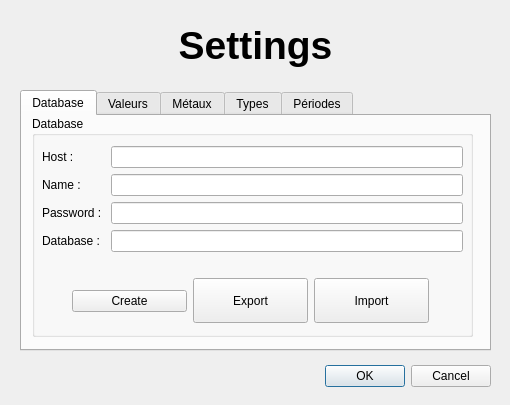
<?xml version="1.0" encoding="UTF-8"?>
<ui version="4.0">
 <class>Dialog_Settings</class>
 <widget class="QDialog" name="Dialog_Settings">
  <property name="geometry">
   <rect>
    <x>0</x>
    <y>0</y>
    <width>510</width>
    <height>405</height>
   </rect>
  </property>
  <property name="sizePolicy">
   <sizepolicy hsizetype="Preferred" vsizetype="Preferred">
    <horstretch>0</horstretch>
    <verstretch>0</verstretch>
   </sizepolicy>
  </property>
  <property name="minimumSize">
   <size>
    <width>510</width>
    <height>405</height>
   </size>
  </property>
  <property name="maximumSize">
   <size>
    <width>510</width>
    <height>405</height>
   </size>
  </property>
  <property name="windowTitle">
   <string>Settings</string>
  </property>
  <widget class="QDialogButtonBox" name="buttonBox">
   <property name="geometry">
    <rect>
     <x>320</x>
     <y>360</y>
     <width>171</width>
     <height>32</height>
    </rect>
   </property>
   <property name="orientation">
    <enum>Qt::Horizontal</enum>
   </property>
   <property name="standardButtons">
    <set>QDialogButtonBox::Cancel|QDialogButtonBox::Ok</set>
   </property>
  </widget>
  <widget class="QTabWidget" name="tabWidget">
   <property name="geometry">
    <rect>
     <x>20</x>
     <y>90</y>
     <width>471</width>
     <height>261</height>
    </rect>
   </property>
   <property name="currentIndex">
    <number>0</number>
   </property>
   <widget class="QWidget" name="tab_5">
    <attribute name="title">
     <string>Database</string>
    </attribute>
    <widget class="QGroupBox" name="groupBox">
     <property name="geometry">
      <rect>
       <x>10</x>
       <y>0</y>
       <width>441</width>
       <height>221</height>
      </rect>
     </property>
     <property name="title">
      <string>Database</string>
     </property>
     <widget class="QWidget" name="formLayoutWidget_2">
      <property name="geometry">
       <rect>
        <x>10</x>
        <y>30</y>
        <width>421</width>
        <height>131</height>
       </rect>
      </property>
      <layout class="QFormLayout" name="formLayout_2">
       <property name="fieldGrowthPolicy">
        <enum>QFormLayout::ExpandingFieldsGrow</enum>
       </property>
       <item row="0" column="0">
        <widget class="QLabel" name="label_7">
         <property name="text">
          <string>Host : </string>
         </property>
        </widget>
       </item>
       <item row="0" column="1">
        <widget class="QLineEdit" name="lineEditHost"/>
       </item>
       <item row="1" column="0">
        <widget class="QLabel" name="label_8">
         <property name="text">
          <string>Name : </string>
         </property>
        </widget>
       </item>
       <item row="1" column="1">
        <widget class="QLineEdit" name="lineEditName"/>
       </item>
       <item row="2" column="0">
        <widget class="QLabel" name="label_9">
         <property name="text">
          <string>Password : </string>
         </property>
        </widget>
       </item>
       <item row="2" column="1">
        <widget class="QLineEdit" name="lineEditPassword">
         <property name="echoMode">
          <enum>QLineEdit::Password</enum>
         </property>
        </widget>
       </item>
       <item row="3" column="0">
        <widget class="QLabel" name="label_10">
         <property name="text">
          <string>Database : </string>
         </property>
        </widget>
       </item>
       <item row="3" column="1">
        <widget class="QLineEdit" name="lineEditDatabase"/>
       </item>
      </layout>
     </widget>
     <widget class="QWidget" name="layoutWidget">
      <property name="geometry">
       <rect>
        <x>40</x>
        <y>160</y>
        <width>357</width>
        <height>50</height>
       </rect>
      </property>
      <layout class="QHBoxLayout" name="horizontalLayout_2">
       <item>
        <widget class="QPushButton" name="pushButtonCreate">
         <property name="text">
          <string>Create</string>
         </property>
         <property name="icon">
          <iconset resource="resources.qrc">
           <normaloff>:/resources/img/resources/img/Update.png</normaloff>:/resources/img/resources/img/Update.png</iconset>
         </property>
         <property name="iconSize">
          <size>
           <width>30</width>
           <height>30</height>
          </size>
         </property>
        </widget>
       </item>
       <item>
        <widget class="QPushButton" name="pushButtonExport">
         <property name="minimumSize">
          <size>
           <width>0</width>
           <height>45</height>
          </size>
         </property>
         <property name="text">
          <string>Export</string>
         </property>
         <property name="icon">
          <iconset resource="resources.qrc">
           <normaloff>:/resources/img/resources/img/Export.png</normaloff>:/resources/img/resources/img/Export.png</iconset>
         </property>
         <property name="iconSize">
          <size>
           <width>30</width>
           <height>30</height>
          </size>
         </property>
        </widget>
       </item>
       <item>
        <widget class="QPushButton" name="pushButtonExport_2">
         <property name="minimumSize">
          <size>
           <width>0</width>
           <height>45</height>
          </size>
         </property>
         <property name="text">
          <string>Import</string>
         </property>
         <property name="icon">
          <iconset resource="resources.qrc">
           <normaloff>:/resources/img/resources/img/Import.png</normaloff>:/resources/img/resources/img/Import.png</iconset>
         </property>
         <property name="iconSize">
          <size>
           <width>30</width>
           <height>30</height>
          </size>
         </property>
        </widget>
       </item>
      </layout>
     </widget>
    </widget>
   </widget>
   <widget class="QWidget" name="tab_6">
    <attribute name="title">
     <string>Valeurs</string>
    </attribute>
    <widget class="QTableWidget" name="tableWidgetViewValeur">
     <property name="geometry">
      <rect>
       <x>100</x>
       <y>10</y>
       <width>351</width>
       <height>211</height>
      </rect>
     </property>
     <property name="horizontalScrollBarPolicy">
      <enum>Qt::ScrollBarAlwaysOff</enum>
     </property>
     <property name="editTriggers">
      <set>QAbstractItemView::NoEditTriggers</set>
     </property>
     <property name="showDropIndicator" stdset="0">
      <bool>false</bool>
     </property>
     <property name="dragDropOverwriteMode">
      <bool>false</bool>
     </property>
     <property name="selectionMode">
      <enum>QAbstractItemView::ExtendedSelection</enum>
     </property>
     <property name="selectionBehavior">
      <enum>QAbstractItemView::SelectRows</enum>
     </property>
     <property name="sortingEnabled">
      <bool>false</bool>
     </property>
     <property name="wordWrap">
      <bool>false</bool>
     </property>
     <property name="cornerButtonEnabled">
      <bool>false</bool>
     </property>
     <attribute name="horizontalHeaderDefaultSectionSize">
      <number>330</number>
     </attribute>
     <attribute name="horizontalHeaderHighlightSections">
      <bool>false</bool>
     </attribute>
     <attribute name="verticalHeaderVisible">
      <bool>false</bool>
     </attribute>
     <attribute name="verticalHeaderDefaultSectionSize">
      <number>30</number>
     </attribute>
     <column>
      <property name="text">
       <string>id</string>
      </property>
     </column>
     <column>
      <property name="text">
       <string>Name</string>
      </property>
     </column>
    </widget>
    <widget class="QPushButton" name="pushButtonNewValeur">
     <property name="geometry">
      <rect>
       <x>20</x>
       <y>40</y>
       <width>61</width>
       <height>51</height>
      </rect>
     </property>
     <property name="text">
      <string/>
     </property>
     <property name="icon">
      <iconset resource="resources.qrc">
       <normaloff>:/resources/img/resources/img/New.png</normaloff>:/resources/img/resources/img/New.png</iconset>
     </property>
     <property name="iconSize">
      <size>
       <width>32</width>
       <height>32</height>
      </size>
     </property>
     <property name="autoDefault">
      <bool>false</bool>
     </property>
     <property name="default">
      <bool>false</bool>
     </property>
     <property name="flat">
      <bool>false</bool>
     </property>
    </widget>
    <widget class="QPushButton" name="pushButtonDeleteValeur">
     <property name="geometry">
      <rect>
       <x>20</x>
       <y>140</y>
       <width>61</width>
       <height>51</height>
      </rect>
     </property>
     <property name="text">
      <string/>
     </property>
     <property name="icon">
      <iconset resource="resources.qrc">
       <normaloff>:/resources/img/resources/img/Delete.png</normaloff>:/resources/img/resources/img/Delete.png</iconset>
     </property>
     <property name="iconSize">
      <size>
       <width>32</width>
       <height>32</height>
      </size>
     </property>
     <property name="autoDefault">
      <bool>false</bool>
     </property>
     <property name="default">
      <bool>false</bool>
     </property>
     <property name="flat">
      <bool>false</bool>
     </property>
    </widget>
    <widget class="QPushButton" name="pushButtonUpdateValeur">
     <property name="geometry">
      <rect>
       <x>20</x>
       <y>90</y>
       <width>61</width>
       <height>51</height>
      </rect>
     </property>
     <property name="text">
      <string/>
     </property>
     <property name="icon">
      <iconset resource="resources.qrc">
       <normaloff>:/resources/img/resources/img/Update.png</normaloff>:/resources/img/resources/img/Update.png</iconset>
     </property>
     <property name="iconSize">
      <size>
       <width>32</width>
       <height>32</height>
      </size>
     </property>
     <property name="autoDefault">
      <bool>false</bool>
     </property>
     <property name="default">
      <bool>false</bool>
     </property>
     <property name="flat">
      <bool>false</bool>
     </property>
    </widget>
   </widget>
   <widget class="QWidget" name="tab_3">
    <attribute name="title">
     <string>Métaux</string>
    </attribute>
    <widget class="QPushButton" name="pushButtonUpdateMetal">
     <property name="geometry">
      <rect>
       <x>20</x>
       <y>90</y>
       <width>61</width>
       <height>51</height>
      </rect>
     </property>
     <property name="text">
      <string/>
     </property>
     <property name="icon">
      <iconset resource="resources.qrc">
       <normaloff>:/resources/img/resources/img/Update.png</normaloff>:/resources/img/resources/img/Update.png</iconset>
     </property>
     <property name="iconSize">
      <size>
       <width>32</width>
       <height>32</height>
      </size>
     </property>
     <property name="autoDefault">
      <bool>false</bool>
     </property>
     <property name="default">
      <bool>false</bool>
     </property>
     <property name="flat">
      <bool>false</bool>
     </property>
    </widget>
    <widget class="QPushButton" name="pushButtonNewMetal">
     <property name="geometry">
      <rect>
       <x>20</x>
       <y>40</y>
       <width>61</width>
       <height>51</height>
      </rect>
     </property>
     <property name="text">
      <string/>
     </property>
     <property name="icon">
      <iconset resource="resources.qrc">
       <normaloff>:/resources/img/resources/img/New.png</normaloff>:/resources/img/resources/img/New.png</iconset>
     </property>
     <property name="iconSize">
      <size>
       <width>32</width>
       <height>32</height>
      </size>
     </property>
     <property name="autoDefault">
      <bool>false</bool>
     </property>
     <property name="default">
      <bool>false</bool>
     </property>
     <property name="flat">
      <bool>false</bool>
     </property>
    </widget>
    <widget class="QTableWidget" name="tableWidgetViewMetal">
     <property name="geometry">
      <rect>
       <x>100</x>
       <y>10</y>
       <width>351</width>
       <height>211</height>
      </rect>
     </property>
     <property name="horizontalScrollBarPolicy">
      <enum>Qt::ScrollBarAlwaysOff</enum>
     </property>
     <property name="editTriggers">
      <set>QAbstractItemView::NoEditTriggers</set>
     </property>
     <property name="showDropIndicator" stdset="0">
      <bool>false</bool>
     </property>
     <property name="dragDropOverwriteMode">
      <bool>false</bool>
     </property>
     <property name="selectionMode">
      <enum>QAbstractItemView::ExtendedSelection</enum>
     </property>
     <property name="selectionBehavior">
      <enum>QAbstractItemView::SelectRows</enum>
     </property>
     <property name="sortingEnabled">
      <bool>false</bool>
     </property>
     <property name="wordWrap">
      <bool>false</bool>
     </property>
     <property name="cornerButtonEnabled">
      <bool>false</bool>
     </property>
     <attribute name="horizontalHeaderDefaultSectionSize">
      <number>330</number>
     </attribute>
     <attribute name="horizontalHeaderHighlightSections">
      <bool>false</bool>
     </attribute>
     <attribute name="verticalHeaderVisible">
      <bool>false</bool>
     </attribute>
     <attribute name="verticalHeaderDefaultSectionSize">
      <number>30</number>
     </attribute>
     <column>
      <property name="text">
       <string>id</string>
      </property>
     </column>
     <column>
      <property name="text">
       <string>Name</string>
      </property>
     </column>
    </widget>
    <widget class="QPushButton" name="pushButtonDeleteMetal">
     <property name="geometry">
      <rect>
       <x>20</x>
       <y>140</y>
       <width>61</width>
       <height>51</height>
      </rect>
     </property>
     <property name="text">
      <string/>
     </property>
     <property name="icon">
      <iconset resource="resources.qrc">
       <normaloff>:/resources/img/resources/img/Delete.png</normaloff>:/resources/img/resources/img/Delete.png</iconset>
     </property>
     <property name="iconSize">
      <size>
       <width>32</width>
       <height>32</height>
      </size>
     </property>
     <property name="autoDefault">
      <bool>false</bool>
     </property>
     <property name="default">
      <bool>false</bool>
     </property>
     <property name="flat">
      <bool>false</bool>
     </property>
    </widget>
   </widget>
   <widget class="QWidget" name="tab">
    <attribute name="title">
     <string>Types</string>
    </attribute>
    <widget class="QTableWidget" name="tableWidgetViewType">
     <property name="geometry">
      <rect>
       <x>100</x>
       <y>10</y>
       <width>351</width>
       <height>211</height>
      </rect>
     </property>
     <property name="horizontalScrollBarPolicy">
      <enum>Qt::ScrollBarAlwaysOff</enum>
     </property>
     <property name="editTriggers">
      <set>QAbstractItemView::NoEditTriggers</set>
     </property>
     <property name="showDropIndicator" stdset="0">
      <bool>false</bool>
     </property>
     <property name="dragDropOverwriteMode">
      <bool>false</bool>
     </property>
     <property name="selectionMode">
      <enum>QAbstractItemView::ExtendedSelection</enum>
     </property>
     <property name="selectionBehavior">
      <enum>QAbstractItemView::SelectRows</enum>
     </property>
     <property name="sortingEnabled">
      <bool>false</bool>
     </property>
     <property name="wordWrap">
      <bool>false</bool>
     </property>
     <property name="cornerButtonEnabled">
      <bool>false</bool>
     </property>
     <attribute name="horizontalHeaderDefaultSectionSize">
      <number>330</number>
     </attribute>
     <attribute name="horizontalHeaderHighlightSections">
      <bool>false</bool>
     </attribute>
     <attribute name="verticalHeaderVisible">
      <bool>false</bool>
     </attribute>
     <attribute name="verticalHeaderDefaultSectionSize">
      <number>30</number>
     </attribute>
     <column>
      <property name="text">
       <string>id</string>
      </property>
     </column>
     <column>
      <property name="text">
       <string>Name</string>
      </property>
     </column>
    </widget>
    <widget class="QPushButton" name="pushButtonUpdateType">
     <property name="geometry">
      <rect>
       <x>20</x>
       <y>90</y>
       <width>61</width>
       <height>51</height>
      </rect>
     </property>
     <property name="text">
      <string/>
     </property>
     <property name="icon">
      <iconset resource="resources.qrc">
       <normaloff>:/resources/img/resources/img/Update.png</normaloff>:/resources/img/resources/img/Update.png</iconset>
     </property>
     <property name="iconSize">
      <size>
       <width>32</width>
       <height>32</height>
      </size>
     </property>
     <property name="autoDefault">
      <bool>false</bool>
     </property>
     <property name="default">
      <bool>false</bool>
     </property>
     <property name="flat">
      <bool>false</bool>
     </property>
    </widget>
    <widget class="QPushButton" name="pushButtonDeleteType">
     <property name="geometry">
      <rect>
       <x>20</x>
       <y>140</y>
       <width>61</width>
       <height>51</height>
      </rect>
     </property>
     <property name="text">
      <string/>
     </property>
     <property name="icon">
      <iconset resource="resources.qrc">
       <normaloff>:/resources/img/resources/img/Delete.png</normaloff>:/resources/img/resources/img/Delete.png</iconset>
     </property>
     <property name="iconSize">
      <size>
       <width>32</width>
       <height>32</height>
      </size>
     </property>
     <property name="autoDefault">
      <bool>false</bool>
     </property>
     <property name="default">
      <bool>false</bool>
     </property>
     <property name="flat">
      <bool>false</bool>
     </property>
    </widget>
    <widget class="QPushButton" name="pushButtonNewType">
     <property name="geometry">
      <rect>
       <x>20</x>
       <y>40</y>
       <width>61</width>
       <height>51</height>
      </rect>
     </property>
     <property name="text">
      <string/>
     </property>
     <property name="icon">
      <iconset resource="resources.qrc">
       <normaloff>:/resources/img/resources/img/New.png</normaloff>:/resources/img/resources/img/New.png</iconset>
     </property>
     <property name="iconSize">
      <size>
       <width>32</width>
       <height>32</height>
      </size>
     </property>
     <property name="autoDefault">
      <bool>false</bool>
     </property>
     <property name="default">
      <bool>false</bool>
     </property>
     <property name="flat">
      <bool>false</bool>
     </property>
    </widget>
   </widget>
   <widget class="QWidget" name="tab_2">
    <attribute name="title">
     <string>Périodes</string>
    </attribute>
    <widget class="QPushButton" name="pushButtonNewPeriode">
     <property name="geometry">
      <rect>
       <x>20</x>
       <y>40</y>
       <width>61</width>
       <height>51</height>
      </rect>
     </property>
     <property name="text">
      <string/>
     </property>
     <property name="icon">
      <iconset resource="resources.qrc">
       <normaloff>:/resources/img/resources/img/New.png</normaloff>:/resources/img/resources/img/New.png</iconset>
     </property>
     <property name="iconSize">
      <size>
       <width>32</width>
       <height>32</height>
      </size>
     </property>
     <property name="autoDefault">
      <bool>false</bool>
     </property>
     <property name="default">
      <bool>false</bool>
     </property>
     <property name="flat">
      <bool>false</bool>
     </property>
    </widget>
    <widget class="QTableWidget" name="tableWidgetViewPeriode">
     <property name="geometry">
      <rect>
       <x>100</x>
       <y>10</y>
       <width>351</width>
       <height>211</height>
      </rect>
     </property>
     <property name="horizontalScrollBarPolicy">
      <enum>Qt::ScrollBarAlwaysOff</enum>
     </property>
     <property name="editTriggers">
      <set>QAbstractItemView::NoEditTriggers</set>
     </property>
     <property name="showDropIndicator" stdset="0">
      <bool>false</bool>
     </property>
     <property name="dragDropOverwriteMode">
      <bool>false</bool>
     </property>
     <property name="selectionMode">
      <enum>QAbstractItemView::ExtendedSelection</enum>
     </property>
     <property name="selectionBehavior">
      <enum>QAbstractItemView::SelectRows</enum>
     </property>
     <property name="sortingEnabled">
      <bool>false</bool>
     </property>
     <property name="wordWrap">
      <bool>false</bool>
     </property>
     <property name="cornerButtonEnabled">
      <bool>false</bool>
     </property>
     <attribute name="horizontalHeaderCascadingSectionResizes">
      <bool>true</bool>
     </attribute>
     <attribute name="horizontalHeaderDefaultSectionSize">
      <number>125</number>
     </attribute>
     <attribute name="horizontalHeaderHighlightSections">
      <bool>false</bool>
     </attribute>
     <attribute name="verticalHeaderVisible">
      <bool>false</bool>
     </attribute>
     <attribute name="verticalHeaderDefaultSectionSize">
      <number>30</number>
     </attribute>
     <column>
      <property name="text">
       <string>id</string>
      </property>
     </column>
     <column>
      <property name="text">
       <string>Name</string>
      </property>
     </column>
     <column>
      <property name="text">
       <string>Début</string>
      </property>
     </column>
     <column>
      <property name="text">
       <string>Fin</string>
      </property>
     </column>
    </widget>
    <widget class="QPushButton" name="pushButtonUpdatePeriode">
     <property name="geometry">
      <rect>
       <x>20</x>
       <y>90</y>
       <width>61</width>
       <height>51</height>
      </rect>
     </property>
     <property name="text">
      <string/>
     </property>
     <property name="icon">
      <iconset resource="resources.qrc">
       <normaloff>:/resources/img/resources/img/Update.png</normaloff>:/resources/img/resources/img/Update.png</iconset>
     </property>
     <property name="iconSize">
      <size>
       <width>32</width>
       <height>32</height>
      </size>
     </property>
     <property name="autoDefault">
      <bool>false</bool>
     </property>
     <property name="default">
      <bool>false</bool>
     </property>
     <property name="flat">
      <bool>false</bool>
     </property>
    </widget>
    <widget class="QPushButton" name="pushButtonDeletePeriode">
     <property name="geometry">
      <rect>
       <x>20</x>
       <y>140</y>
       <width>61</width>
       <height>51</height>
      </rect>
     </property>
     <property name="text">
      <string/>
     </property>
     <property name="icon">
      <iconset resource="resources.qrc">
       <normaloff>:/resources/img/resources/img/Delete.png</normaloff>:/resources/img/resources/img/Delete.png</iconset>
     </property>
     <property name="iconSize">
      <size>
       <width>32</width>
       <height>32</height>
      </size>
     </property>
     <property name="autoDefault">
      <bool>false</bool>
     </property>
     <property name="default">
      <bool>false</bool>
     </property>
     <property name="flat">
      <bool>false</bool>
     </property>
    </widget>
   </widget>
  </widget>
  <widget class="QLabel" name="label_5">
   <property name="geometry">
    <rect>
     <x>100</x>
     <y>10</y>
     <width>81</width>
     <height>71</height>
    </rect>
   </property>
   <property name="text">
    <string/>
   </property>
   <property name="pixmap">
    <pixmap resource="resources.qrc">:/resources/img/resources/img/Settings.png</pixmap>
   </property>
   <property name="scaledContents">
    <bool>true</bool>
   </property>
  </widget>
  <widget class="QLabel" name="label">
   <property name="geometry">
    <rect>
     <x>20</x>
     <y>10</y>
     <width>471</width>
     <height>71</height>
    </rect>
   </property>
   <property name="font">
    <font>
     <pointsize>29</pointsize>
     <weight>75</weight>
     <bold>true</bold>
    </font>
   </property>
   <property name="text">
    <string>Settings</string>
   </property>
   <property name="alignment">
    <set>Qt::AlignCenter</set>
   </property>
  </widget>
 </widget>
 <resources>
  <include location="resources.qrc"/>
 </resources>
 <connections>
  <connection>
   <sender>buttonBox</sender>
   <signal>accepted()</signal>
   <receiver>Dialog_Settings</receiver>
   <slot>accept()</slot>
   <hints>
    <hint type="sourcelabel">
     <x>248</x>
     <y>254</y>
    </hint>
    <hint type="destinationlabel">
     <x>157</x>
     <y>274</y>
    </hint>
   </hints>
  </connection>
  <connection>
   <sender>buttonBox</sender>
   <signal>rejected()</signal>
   <receiver>Dialog_Settings</receiver>
   <slot>reject()</slot>
   <hints>
    <hint type="sourcelabel">
     <x>316</x>
     <y>260</y>
    </hint>
    <hint type="destinationlabel">
     <x>286</x>
     <y>274</y>
    </hint>
   </hints>
  </connection>
 </connections>
</ui>
